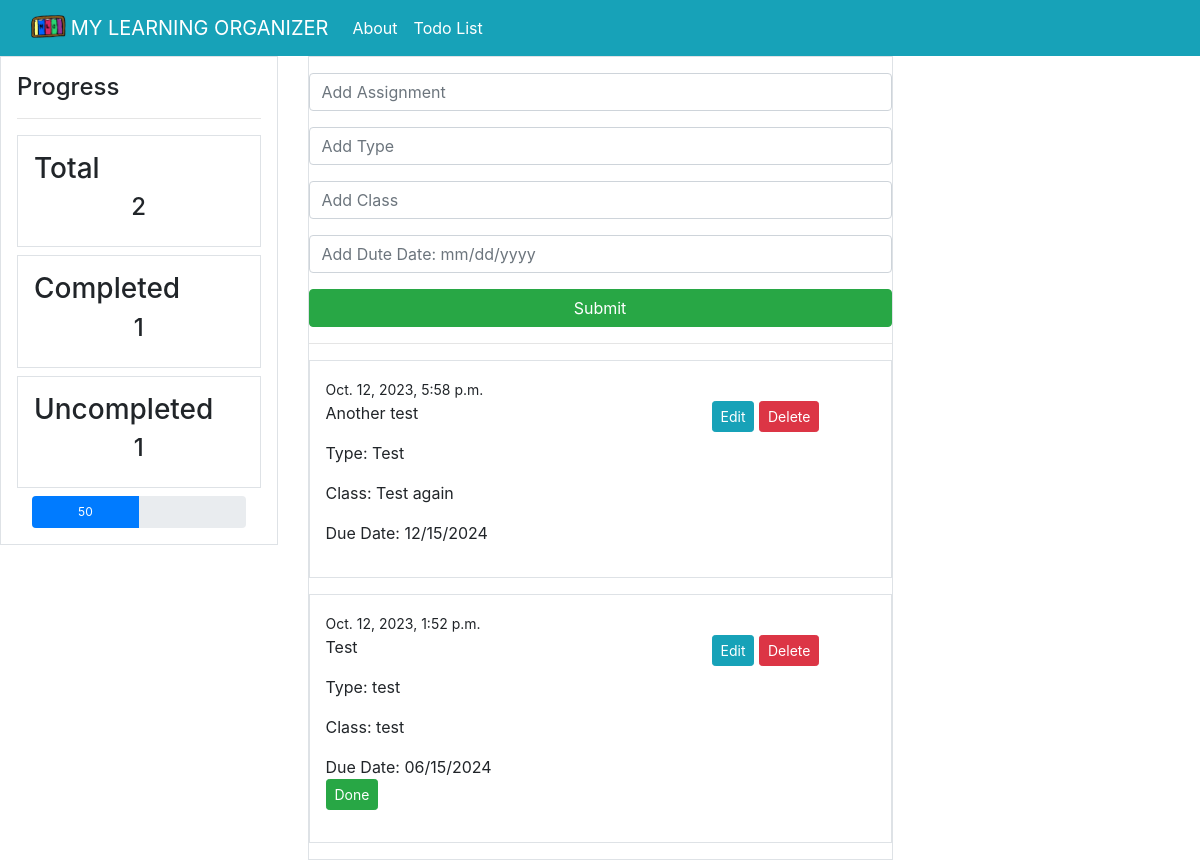
Page /todo/ on the earlier database version.
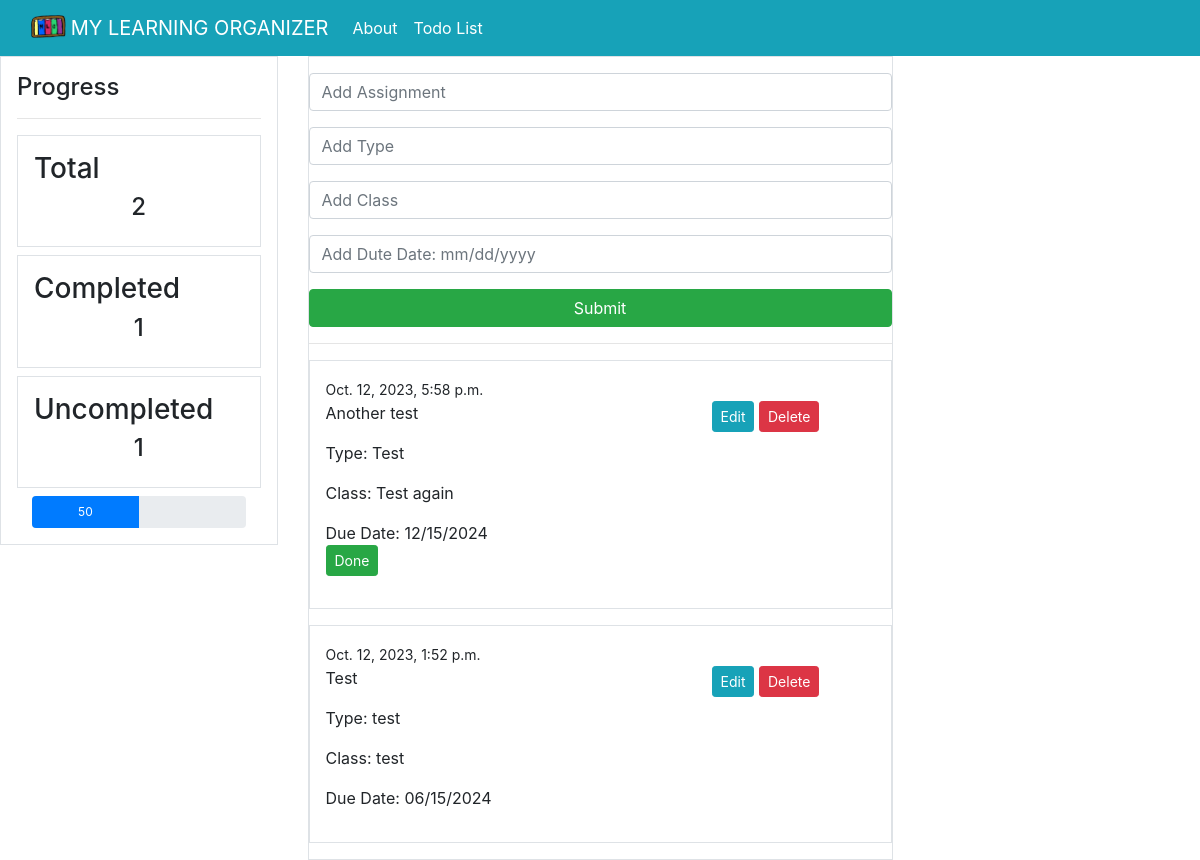
Same page on the later database version.
### todoapp/models.py (models this page shows, shortened)
class Task(models.Model):
    assignment = models.CharField(max_length=100)
    type = models.CharField(max_length=100)
    classes = models.CharField(max_length=100)
    duedate = models.CharField(max_length=100)
    date = models.DateTimeField(auto_now_add=True)
    complete = models.BooleanField(default=False)
    class Meta:
        ordering = ['-date']

### todoapp/views.py (the view)
# urls.py: path('', views.index, name='todo-index'),
def index(request):
    todos = Task.objects.all()
    count_todos = todos.count()
    completed_todo = Task.objects.filter(complete=True)
    count_completed_todo = completed_todo.count()
    count_uncompleted_todo = count_todos - count_completed_todo
    percentageoftaskscompleted = int((count_completed_todo/count_todos) * 100)
    if request.method=='POST':
       form = TaskForm(request.POST)
       if form.is_valid():
           form.save()
           return redirect('/')
    else:
        form = TaskForm()
    context = {
        'todos': todos,
        'form' : form,
        'count_todos': count_todos,
        'count_completed_todo': count_completed_todo,
        'count_uncompleted_todo': count_uncompleted_todo,
        'percentageoftaskscompleted': percentageoftaskscompleted
    }
    return render(request, 'todoapp/todo/index.html', context)

### todoapp/forms.py
class TaskForm(forms.ModelForm):
    assignment = forms.CharField(label='', widget=forms.TextInput(
        attrs={'placeholder':'Add Assignment'}))
    type = forms.CharField(label='', widget=forms.TextInput(
        attrs={'placeholder':'Add Type'}))
    classes = forms.CharField(label='', widget=forms.TextInput(
        attrs={'placeholder':'Add Class'}))
    duedate = forms.CharField(label='', widget=forms.TextInput(
        attrs={'placeholder':'Add Dute Date: mm/dd/yyyy'}))
    class Meta:
        model = Task
        fields = ['assignment', 'type', 'classes', 'duedate']

### todoapp/templates/todoapp/todo/index.html (shortened to what this page needs)
<!DOCTYPE html>
<html>
{% extends 'todoapp/partials/base.html' %}
{% load crispy_forms_tags %}
{% block content %}
<head>
</head>
<body>
    <div class="border pt-3">
        <form method="POST">
                {{ form|crispy }}
                <input class="btn btn-success btn-block" type="submit" value="Submit">
          </form>
        <hr>
        {% for todo in todos %}
        <div class="border p-3 mb-3">
             <small>{{ todo.date}}</small>
             <div class="row">
                 <div class="col-md-8">
                    {% if todo.complete == True %}
                      <p>{{ todo.assignment }}</p>
                      <p>Type: {{ todo.type }}</p>
                      <p>Class: {{ todo.classes }}</p>
                      <p>Due Date: {{ todo.duedate }}</br>
                      <span class="btn btn-success btn-sm">Done
                      </span></p>
                    {% else %}
                      <p>{{ todo.assignment }}</p>
                      <p>Type: {{ todo.type }}</p>
                      <p>Class: {{ todo.classes }}</p>
                      <p>Due Date: {{ todo.duedate }}</p>
                    {% endif %}
                 </div>
                 <div class="col-md-4">
                    <a class="btn btn-info btn-sm" href="{% url 'todo-update' todo.id %}">Edit</a>
                    <a class="btn btn-danger btn-sm" href="{% url 'todo-delete' todo.id %}">Delete</a>
                 </div>
             </div>
        </div>
        {% endfor %}
    </div>
{% endblock %}

Differences in the rows shown:
changed Task "Another test": complete False → True (drawn)
changed Task "test": complete True → False (drawn)
